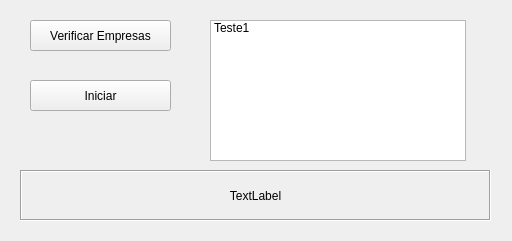
<?xml version="1.0" encoding="UTF-8"?>
<ui version="4.0">
 <class>Interface</class>
 <widget class="QDialog" name="Interface">
  <property name="geometry">
   <rect>
    <x>0</x>
    <y>0</y>
    <width>512</width>
    <height>241</height>
   </rect>
  </property>
  <property name="windowTitle">
   <string>Dialog</string>
  </property>
  <widget class="QStackedWidget" name="telas">
   <property name="geometry">
    <rect>
     <x>10</x>
     <y>10</y>
     <width>491</width>
     <height>221</height>
    </rect>
   </property>
   <property name="currentIndex">
    <number>1</number>
   </property>
   <widget class="QWidget" name="pg01_inicial">
    <widget class="QPushButton" name="pg01_bt_carregar_arquivo">
     <property name="geometry">
      <rect>
       <x>140</x>
       <y>130</y>
       <width>211</width>
       <height>41</height>
      </rect>
     </property>
     <property name="text">
      <string>Carregar Arquivo</string>
     </property>
    </widget>
    <widget class="QLabel" name="pg01_label_titulo">
     <property name="geometry">
      <rect>
       <x>20</x>
       <y>20</y>
       <width>461</width>
       <height>81</height>
      </rect>
     </property>
     <property name="text">
      <string>TextLabel</string>
     </property>
     <property name="alignment">
      <set>Qt::AlignCenter</set>
     </property>
    </widget>
   </widget>
   <widget class="QWidget" name="pg02_pos_inicial">
    <widget class="QPushButton" name="pg02_bt_verific_empre">
     <property name="geometry">
      <rect>
       <x>20</x>
       <y>10</y>
       <width>141</width>
       <height>31</height>
      </rect>
     </property>
     <property name="text">
      <string>Verificar Empresas</string>
     </property>
    </widget>
    <widget class="QListWidget" name="pg02_lista_empresas">
     <property name="geometry">
      <rect>
       <x>200</x>
       <y>10</y>
       <width>256</width>
       <height>141</height>
      </rect>
     </property>
     <item>
      <property name="text">
       <string>Teste1</string>
      </property>
     </item>
    </widget>
    <widget class="QLabel" name="pg02_label_infor_text">
     <property name="geometry">
      <rect>
       <x>10</x>
       <y>160</y>
       <width>471</width>
       <height>51</height>
      </rect>
     </property>
     <property name="frameShape">
      <enum>QFrame::Box</enum>
     </property>
     <property name="frameShadow">
      <enum>QFrame::Sunken</enum>
     </property>
     <property name="lineWidth">
      <number>1</number>
     </property>
     <property name="midLineWidth">
      <number>0</number>
     </property>
     <property name="text">
      <string>TextLabel</string>
     </property>
     <property name="textFormat">
      <enum>Qt::AutoText</enum>
     </property>
     <property name="scaledContents">
      <bool>false</bool>
     </property>
     <property name="alignment">
      <set>Qt::AlignCenter</set>
     </property>
     <property name="wordWrap">
      <bool>false</bool>
     </property>
     <property name="margin">
      <number>0</number>
     </property>
     <property name="openExternalLinks">
      <bool>false</bool>
     </property>
    </widget>
    <widget class="QPushButton" name="pg02_bt_iniciar">
     <property name="geometry">
      <rect>
       <x>20</x>
       <y>70</y>
       <width>141</width>
       <height>31</height>
      </rect>
     </property>
     <property name="text">
      <string>Iniciar</string>
     </property>
    </widget>
   </widget>
  </widget>
 </widget>
 <resources/>
 <connections/>
</ui>
